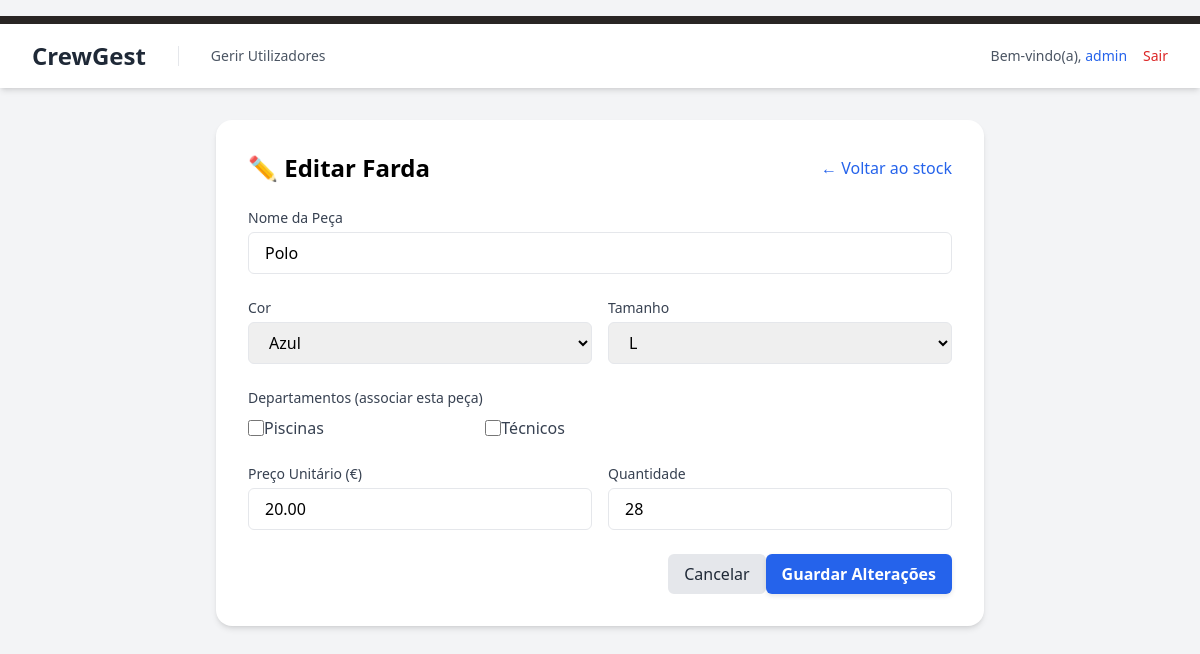
Page /public/editar_farda.php?id=1 (signed in) on the earlier database version.
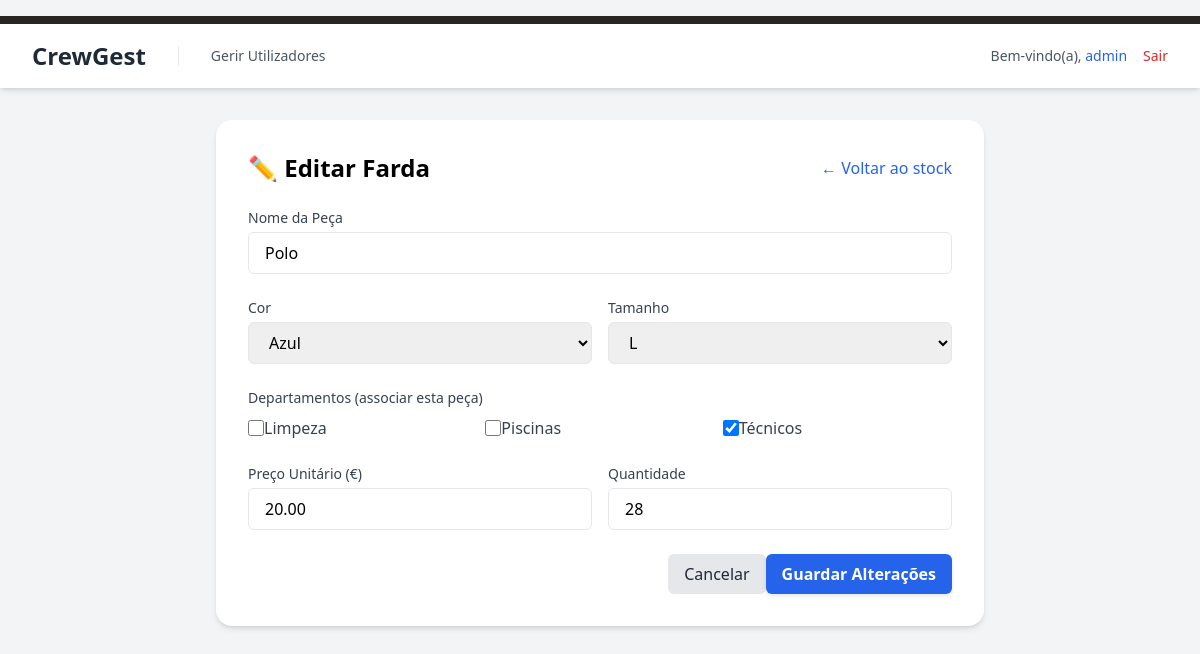
Same page on the later database version.
### tables this page shows
CREATE TABLE `departamentos` (
  `id` int(11) NOT NULL,
  `nome` varchar(100) NOT NULL,
  `criado_em` timestamp NOT NULL DEFAULT current_timestamp()
);

### public/editar_farda.php (the view, shortened to what this page needs)
<?php
require_once '../config/db.php';
$id = isset($_GET['id']) ? (int)$_GET['id'] : 0;
try {
    $stmt = $pdo->prepare("SELECT * FROM fardas WHERE id = ?");
    $stmt->execute([$id]);
    $farda = $stmt->fetch(PDO::FETCH_ASSOC);
    $cores = $pdo->query("SELECT id, nome FROM cores ORDER BY nome ASC")->fetchAll(PDO::FETCH_ASSOC);
    $tamanhos = $pdo->query("SELECT id, nome FROM tamanhos ORDER BY nome ASC")->fetchAll(PDO::FETCH_ASSOC);
    $departamentos = $pdo->query("SELECT id, nome FROM departamentos ORDER BY nome ASC")->fetchAll(PDO::FETCH_ASSOC);
    $stmtDeps = $pdo->prepare("SELECT departamento_id FROM farda_departamentos WHERE farda_id = ?");
    $stmtDeps->execute([$id]);
    $deps_assoc = $stmtDeps->fetchAll(PDO::FETCH_COLUMN, 0);
} catch (Exception $e) {
    die("Erro ao carregar dados: " . $e->getMessage());
}
?>
<!DOCTYPE html>
<html lang="pt-PT" class="bg-gray-100">
<head>
    <link href="<?= BASE_URL ?>/public/css/style.css" rel="stylesheet">
</head>
<body class="bg-gray-100">
<?php include_once '../src/templates/header.php'; ?>
<main class="max-w-3xl mx-auto bg-white rounded-2xl shadow-md p-8 mt-8">
    <div class="flex items-center justify-between mb-6">
        <h1 class="text-2xl font-bold">✏️ Editar Farda</h1>
        <a href="gerir_stock_farda.php" class="text-blue-600 hover:underline">← Voltar ao stock</a>
    </div>
    <form method="POST" class="space-y-6">
        <div>
            <label class="block text-sm font-medium text-gray-700 mb-1">Nome da Peça</label>
            <input type="text" name="nome" required
                   class="w-full px-4 py-2 border rounded-md"
                   value="<?= htmlspecialchars($farda['nome']) ?>">
        </div>
        <div class="grid grid-cols-1 md:grid-cols-2 gap-4">
            <div>
                <label class="block text-sm font-medium text-gray-700 mb-1">Cor</label>
                <select name="cor_id" required class="w-full px-4 py-2 border rounded-md">
                    <?php foreach ($cores as $cor): ?>
                        <option value="<?= $cor['id'] ?>" <?= ((int)$farda['cor_id'] === (int)$cor['id']) ? 'selected' : '' ?>>
                            <?= htmlspecialchars($cor['nome']) ?>
                        </option>
                    <?php endforeach; ?>
                </select>
            </div>
            <div>
                <label class="block text-sm font-medium text-gray-700 mb-1">Tamanho</label>
                <select name="tamanho_id" required class="w-full px-4 py-2 border rounded-md">
                    <?php foreach ($tamanhos as $t): ?>
                        <option value="<?= $t['id'] ?>" <?= ((int)$farda['tamanho_id'] === (int)$t['id']) ? 'selected' : '' ?>>
                            <?= htmlspecialchars($t['nome']) ?>
                        </option>
                    <?php endforeach; ?>
                </select>
            </div>
        </div>
        <div>
            <label class="block text-sm font-medium text-gray-700 mb-2">Departamentos (associar esta peça)</label>
            <div class="grid grid-cols-2 md:grid-cols-3 gap-2">
                <?php foreach ($departamentos as $d):
                    $checked = in_array((int)$d['id'], array_map('intval', $deps_assoc));
                ?>
                    <label class="flex items-center space-x-2">
                        <input type="checkbox" name="departamentos[]" value="<?= $d['id'] ?>"
                               class="h-4 w-4" <?= $checked ? 'checked' : '' ?>>
                        <span class="text-gray-700"><?= htmlspecialchars($d['nome']) ?></span>
                    </label>
                <?php endforeach; ?>
            </div>
        </div>
        <div class="grid grid-cols-1 md:grid-cols-2 gap-4">
            <div>
                <label class="block text-sm font-medium text-gray-700 mb-1">Preço Unitário (€)</label>
                <input type="number" name="preco_unitario" step="0.01" min="0" required
                       class="w-full px-4 py-2 border rounded-md"
                       value="<?= htmlspecialchars(number_format((float)$farda['preco_unitario'], 2, '.', '')) ?>">
            </div>
            <div>
                <label class="block text-sm font-medium text-gray-700 mb-1">Quantidade</label>
                <input type="number" name="quantidade" min="0" required
                       class="w-full px-4 py-2 border rounded-md"
                       value="<?= (int)$farda['quantidade'] ?>">
            </div>
        </div>
        <div class="flex justify-end gap-3">
            <a href="gerir_stock_farda.php" class="bg-gray-200 text-gray-800 px-4 py-2 rounded-md">Cancelar</a>
            <button type="submit" class="bg-blue-600 text-white px-4 py-2 rounded-md">Guardar Alterações</button>
        </div>
    </form>
</main>
</body>
</html>

Differences in the rows shown:
added departamentos: nome "Limpeza"
computed for departamentos "Técnicos": id "☐" → "☑"
